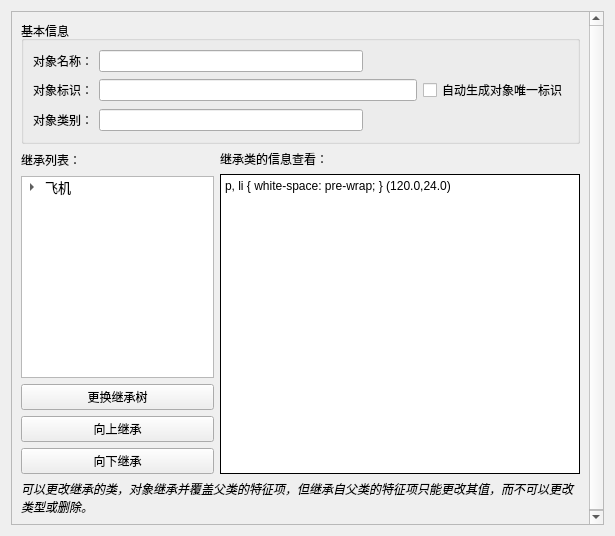
<?xml version="1.0" encoding="UTF-8"?>
<ui version="4.0">
 <class>ObjectBasicInfoWidget</class>
 <widget class="QWidget" name="ObjectBasicInfoWidget">
  <property name="geometry">
   <rect>
    <x>0</x>
    <y>0</y>
    <width>615</width>
    <height>536</height>
   </rect>
  </property>
  <property name="windowTitle">
   <string>对象基本信息</string>
  </property>
  <layout class="QGridLayout" name="gridLayout_3">
   <item row="0" column="0">
    <widget class="QScrollArea" name="scrollArea">
     <property name="frameShape">
      <enum>QFrame::StyledPanel</enum>
     </property>
     <property name="widgetResizable">
      <bool>true</bool>
     </property>
     <widget class="QWidget" name="scrollAreaWidgetContents">
      <property name="geometry">
       <rect>
        <x>0</x>
        <y>0</y>
        <width>570</width>
        <height>527</height>
       </rect>
      </property>
      <layout class="QGridLayout" name="gridLayout_2">
       <item row="0" column="0">
        <layout class="QVBoxLayout" name="verticalLayout_4">
         <item>
          <widget class="QGroupBox" name="groupBox">
           <property name="title">
            <string>基本信息</string>
           </property>
           <layout class="QGridLayout" name="gridLayout">
            <item row="0" column="0">
             <layout class="QVBoxLayout" name="verticalLayout_3">
              <item>
               <layout class="QHBoxLayout" name="horizontalLayout">
                <item>
                 <widget class="QLabel" name="label">
                  <property name="text">
                   <string>对象名称：</string>
                  </property>
                 </widget>
                </item>
                <item>
                 <widget class="QLineEdit" name="lineEdit_name">
                  <property name="minimumSize">
                   <size>
                    <width>264</width>
                    <height>0</height>
                   </size>
                  </property>
                 </widget>
                </item>
                <item>
                 <spacer name="horizontalSpacer">
                  <property name="orientation">
                   <enum>Qt::Horizontal</enum>
                  </property>
                  <property name="sizeHint" stdset="0">
                   <size>
                    <width>218</width>
                    <height>20</height>
                   </size>
                  </property>
                 </spacer>
                </item>
               </layout>
              </item>
              <item>
               <layout class="QHBoxLayout" name="horizontalLayout_2">
                <item>
                 <widget class="QLabel" name="label_2">
                  <property name="text">
                   <string>对象标识：</string>
                  </property>
                 </widget>
                </item>
                <item>
                 <widget class="QLineEdit" name="lineEdit_oid">
                  <property name="minimumSize">
                   <size>
                    <width>200</width>
                    <height>0</height>
                   </size>
                  </property>
                 </widget>
                </item>
                <item>
                 <widget class="QCheckBox" name="checkBox">
                  <property name="text">
                   <string>自动生成对象唯一标识</string>
                  </property>
                 </widget>
                </item>
               </layout>
              </item>
              <item>
               <layout class="QHBoxLayout" name="horizontalLayout_6">
                <item>
                 <widget class="QLabel" name="label_6">
                  <property name="text">
                   <string>对象类别：</string>
                  </property>
                 </widget>
                </item>
                <item>
                 <widget class="QLineEdit" name="lineEdit_type">
                  <property name="minimumSize">
                   <size>
                    <width>264</width>
                    <height>0</height>
                   </size>
                  </property>
                 </widget>
                </item>
                <item>
                 <widget class="QToolButton" name="toolButton">
                  <property name="minimumSize">
                   <size>
                    <width>24</width>
                    <height>24</height>
                   </size>
                  </property>
                  <property name="maximumSize">
                   <size>
                    <width>24</width>
                    <height>24</height>
                   </size>
                  </property>
                  <property name="text">
                   <string/>
                  </property>
                  <property name="icon">
                   <iconset resource="../ModelingTool.qrc">
                    <normaloff>:/ModelingTool/Images/type.png</normaloff>:/ModelingTool/Images/type.png</iconset>
                  </property>
                  <property name="iconSize">
                   <size>
                    <width>20</width>
                    <height>20</height>
                   </size>
                  </property>
                  <property name="autoRaise">
                   <bool>true</bool>
                  </property>
                 </widget>
                </item>
                <item>
                 <spacer name="horizontalSpacer_4">
                  <property name="orientation">
                   <enum>Qt::Horizontal</enum>
                  </property>
                  <property name="sizeHint" stdset="0">
                   <size>
                    <width>88</width>
                    <height>17</height>
                   </size>
                  </property>
                 </spacer>
                </item>
               </layout>
              </item>
             </layout>
            </item>
           </layout>
          </widget>
         </item>
         <item>
          <layout class="QHBoxLayout" name="horizontalLayout_3">
           <item>
            <layout class="QVBoxLayout" name="verticalLayout">
             <item>
              <layout class="QHBoxLayout" name="horizontalLayout_4">
               <item>
                <widget class="QLabel" name="label_3">
                 <property name="text">
                  <string>继承列表：</string>
                 </property>
                </widget>
               </item>
               <item>
                <spacer name="horizontalSpacer_2">
                 <property name="orientation">
                  <enum>Qt::Horizontal</enum>
                 </property>
                 <property name="sizeHint" stdset="0">
                  <size>
                   <width>40</width>
                   <height>20</height>
                  </size>
                 </property>
                </spacer>
               </item>
              </layout>
             </item>
             <item>
              <widget class="QTreeWidget" name="treeWidget_inherit">
               <property name="minimumSize">
                <size>
                 <width>160</width>
                 <height>0</height>
                </size>
               </property>
               <property name="maximumSize">
                <size>
                 <width>300</width>
                 <height>16777215</height>
                </size>
               </property>
               <property name="iconSize">
                <size>
                 <width>30</width>
                 <height>30</height>
                </size>
               </property>
               <property name="allColumnsShowFocus">
                <bool>false</bool>
               </property>
               <property name="headerHidden">
                <bool>true</bool>
               </property>
               <column>
                <property name="text">
                 <string notr="true">1</string>
                </property>
               </column>
               <item>
                <property name="text">
                 <string>飞机</string>
                </property>
                <property name="font">
                 <font>
                  <pointsize>10</pointsize>
                 </font>
                </property>
                <property name="icon">
                 <iconset resource="../ModelingTool.qrc">
                  <normaloff>:/ModelingTool/Images/class.png</normaloff>:/ModelingTool/Images/class.png</iconset>
                </property>
                <item>
                 <property name="text">
                  <string>直95</string>
                 </property>
                 <property name="font">
                  <font>
                   <pointsize>10</pointsize>
                  </font>
                 </property>
                 <property name="icon">
                  <iconset resource="../ModelingTool.qrc">
                   <normaloff>:/ModelingTool/Images/selectedObjectClass.png</normaloff>:/ModelingTool/Images/selectedObjectClass.png</iconset>
                 </property>
                </item>
               </item>
              </widget>
             </item>
             <item>
              <widget class="QPushButton" name="pushButton_changeInherit">
               <property name="text">
                <string>更换继承树</string>
               </property>
              </widget>
             </item>
             <item>
              <widget class="QPushButton" name="pushButton_upInherit">
               <property name="text">
                <string>向上继承</string>
               </property>
              </widget>
             </item>
             <item>
              <widget class="QPushButton" name="pushButton_downInherit">
               <property name="text">
                <string>向下继承</string>
               </property>
              </widget>
             </item>
            </layout>
           </item>
           <item>
            <layout class="QVBoxLayout" name="verticalLayout_2">
             <item>
              <layout class="QHBoxLayout" name="horizontalLayout_5">
               <item>
                <widget class="QLabel" name="label_4">
                 <property name="text">
                  <string>继承类的信息查看：</string>
                 </property>
                </widget>
               </item>
               <item>
                <spacer name="horizontalSpacer_3">
                 <property name="orientation">
                  <enum>Qt::Horizontal</enum>
                 </property>
                 <property name="sizeHint" stdset="0">
                  <size>
                   <width>37</width>
                   <height>17</height>
                  </size>
                 </property>
                </spacer>
               </item>
              </layout>
             </item>
             <item>
              <widget class="QTextEdit" name="textEdit">
               <property name="minimumSize">
                <size>
                 <width>360</width>
                 <height>300</height>
                </size>
               </property>
               <property name="frameShape">
                <enum>QFrame::Box</enum>
               </property>
               <property name="frameShadow">
                <enum>QFrame::Plain</enum>
               </property>
               <property name="html">
                <string>&lt;!DOCTYPE HTML PUBLIC &quot;-//W3C//DTD HTML 4.0//EN&quot; &quot;http://www.w3.org/TR/REC-html40/strict.dtd&quot;&gt;
&lt;html&gt;&lt;head&gt;&lt;meta name=&quot;qrichtext&quot; content=&quot;1&quot; /&gt;&lt;style type=&quot;text/css&quot;&gt;
p, li { white-space: pre-wrap; }
&lt;/style&gt;&lt;/head&gt;&lt;body style=&quot; font-family:'SimSun'; font-size:9pt; font-weight:400; font-style:normal;&quot;&gt;
&lt;p style=&quot; margin-top:0px; margin-bottom:0px; margin-left:0px; margin-right:0px; -qt-block-indent:0; text-indent:0px;&quot;&gt;&amp;lt;?xml version=&amp;quot;1.0&amp;quot; encoding=&amp;quot;GB2312&amp;quot; standalone=&amp;quot;yes&amp;quot; ?&amp;gt;&lt;/p&gt;
&lt;p style=&quot; margin-top:0px; margin-bottom:0px; margin-left:0px; margin-right:0px; -qt-block-indent:0; text-indent:0px;&quot;&gt;&amp;lt;!--对象描述文件，格式见【对象格式说明.xml】--&amp;gt;&lt;/p&gt;
&lt;p style=&quot; margin-top:0px; margin-bottom:0px; margin-left:0px; margin-right:0px; -qt-block-indent:0; text-indent:0px;&quot;&gt;&amp;lt;Root Desc=&amp;quot;对象描述文件&amp;quot; Version=&amp;quot;1.0&amp;quot; Author=&amp;quot;wuyuguo&amp;quot; Date=&amp;quot;2017-10-10&amp;quot; Path=&amp;quot;F:/VBF_DATA&amp;quot;&amp;gt;&lt;/p&gt;
&lt;p style=&quot; margin-top:0px; margin-bottom:0px; margin-left:0px; margin-right:0px; -qt-block-indent:0; text-indent:0px;&quot;&gt;	&amp;lt;DocRef URL=&amp;quot;./Airplane.stc&amp;quot;/&amp;gt;&lt;/p&gt;
&lt;p style=&quot; margin-top:0px; margin-bottom:0px; margin-left:0px; margin-right:0px; -qt-block-indent:0; text-indent:0px;&quot;&gt;    &lt;/p&gt;
&lt;p style=&quot; margin-top:0px; margin-bottom:0px; margin-left:0px; margin-right:0px; -qt-block-indent:0; text-indent:0px;&quot;&gt;	&amp;lt;ObjectTemplate TemplateID=&amp;quot;PALNE00000&amp;quot; ID=&amp;quot;Z9500000&amp;quot; Name=&amp;quot;直九五&amp;quot; Type=&amp;quot;70000001&amp;quot; SRSID=&amp;quot;epsg:4610&amp;quot; TRSID=&amp;quot;UTC&amp;quot; TimeFormat=&amp;quot;yyyy-mm-dd:hh-mm-ss.xxx&amp;quot; BeginTime=&amp;quot;2017-10-10:10-00-00.000&amp;quot; EndTime=&amp;quot;2017-10-10:00-12-00.000&amp;quot;&amp;gt;&lt;/p&gt;
&lt;p style=&quot; margin-top:0px; margin-bottom:0px; margin-left:0px; margin-right:0px; -qt-block-indent:0; text-indent:0px;&quot;&gt;        &amp;lt;Parameters&amp;gt;&lt;/p&gt;
&lt;p style=&quot; margin-top:0px; margin-bottom:0px; margin-left:0px; margin-right:0px; -qt-block-indent:0; text-indent:0px;&quot;&gt;            &amp;lt;Parameter Name=&amp;quot;测试参数&amp;quot; ValueType=&amp;quot;string&amp;quot; Value=&amp;quot;UnKnown&amp;quot; /&amp;gt;&lt;/p&gt;
&lt;p style=&quot; margin-top:0px; margin-bottom:0px; margin-left:0px; margin-right:0px; -qt-block-indent:0; text-indent:0px;&quot;&gt;        &amp;lt;/Parameters&amp;gt;&lt;/p&gt;
&lt;p style=&quot; margin-top:0px; margin-bottom:0px; margin-left:0px; margin-right:0px; -qt-block-indent:0; text-indent:0px;&quot;&gt;        &amp;lt;Attrs&amp;gt;&lt;/p&gt;
&lt;p style=&quot; margin-top:0px; margin-bottom:0px; margin-left:0px; margin-right:0px; -qt-block-indent:0; text-indent:0px;&quot;&gt;            &amp;lt;Attr Name=&amp;quot;最大飞行高度&amp;quot; Type=&amp;quot;static&amp;quot; ValueType=&amp;quot;int&amp;quot; Value=&amp;quot;8000&amp;quot; /&amp;gt;&lt;/p&gt;
&lt;p style=&quot; margin-top:0px; margin-bottom:0px; margin-left:0px; margin-right:0px; -qt-block-indent:0; text-indent:0px;&quot;&gt;        &amp;lt;/Attrs&amp;gt;&lt;/p&gt;
&lt;p style=&quot; margin-top:0px; margin-bottom:0px; margin-left:0px; margin-right:0px; -qt-block-indent:0; text-indent:0px;&quot;&gt;        &amp;lt;Position Type=&amp;quot;static&amp;quot; Shape=&amp;quot;Point&amp;quot; Format=&amp;quot;BL&amp;quot; SRSID=&amp;quot;epsg:4610&amp;quot; TRSID=&amp;quot;UTC&amp;quot; TimeFormat=&amp;quot;yyyy-mm-dd:hh-mm-ss.xxx&amp;quot;&amp;gt;&lt;/p&gt;
&lt;p style=&quot; margin-top:0px; margin-bottom:0px; margin-left:0px; margin-right:0px; -qt-block-indent:0; text-indent:0px;&quot;&gt;			&amp;lt;Point&amp;gt;(120.0,24.0)&amp;lt;/Point&amp;gt;&lt;/p&gt;
&lt;p style=&quot; margin-top:0px; margin-bottom:0px; margin-left:0px; margin-right:0px; -qt-block-indent:0; text-indent:0px;&quot;&gt;		&amp;lt;/Position&amp;gt;&lt;/p&gt;
&lt;p style=&quot; margin-top:0px; margin-bottom:0px; margin-left:0px; margin-right:0px; -qt-block-indent:0; text-indent:0px;&quot;&gt;        &amp;lt;Forms&amp;gt;&lt;/p&gt;
&lt;p style=&quot; margin-top:0px; margin-bottom:0px; margin-left:0px; margin-right:0px; -qt-block-indent:0; text-indent:0px;&quot;&gt;            &amp;lt;Form Name=&amp;quot;Default&amp;quot; Time=&amp;quot;2017-10-10&amp;quot; State=&amp;quot;Normal&amp;quot; Scale=&amp;quot;10000&amp;quot; LocationDependence=&amp;quot;false&amp;quot;&amp;gt;&lt;/p&gt;
&lt;p style=&quot; margin-top:0px; margin-bottom:0px; margin-left:0px; margin-right:0px; -qt-block-indent:0; text-indent:0px;&quot;&gt;                &amp;lt;Part Name=&amp;quot;机身&amp;quot; Type=&amp;quot;3DModel&amp;quot; DataFormat=&amp;quot;VMESH&amp;quot; URL=&amp;quot;Model/Zhi9Wu/JiTi.VMESH&amp;quot; /&amp;gt;&lt;/p&gt;
&lt;p style=&quot; margin-top:0px; margin-bottom:0px; margin-left:0px; margin-right:0px; -qt-block-indent:0; text-indent:0px;&quot;&gt;                &amp;lt;Part Name=&amp;quot;QianLuoXuanJiang&amp;quot; Type=&amp;quot;3DModel&amp;quot; DataFormat=&amp;quot;VMESH&amp;quot; URL=&amp;quot;Model/Zhi9Wu/DaLuoXuanJiang.VMESH&amp;quot; Translation=&amp;quot;(-2.225, 0.0, 1.15)&amp;quot; /&amp;gt;&lt;/p&gt;
&lt;p style=&quot; margin-top:0px; margin-bottom:0px; margin-left:0px; margin-right:0px; -qt-block-indent:0; text-indent:0px;&quot;&gt;                &amp;lt;Part Name=&amp;quot;HouLuoXuanJiang&amp;quot; Type=&amp;quot;3DModel&amp;quot; DataFormat=&amp;quot;VMESH&amp;quot; URL=&amp;quot;Model/Zhi9Wu/XiaoLuoXuanJiang.VMESH&amp;quot; Translation=&amp;quot;(5.58, -0.023, -0.603)&amp;quot; /&amp;gt;&lt;/p&gt;
&lt;p style=&quot; margin-top:0px; margin-bottom:0px; margin-left:0px; margin-right:0px; -qt-block-indent:0; text-indent:0px;&quot;&gt;            &amp;lt;/Form&amp;gt;&lt;/p&gt;
&lt;p style=&quot; margin-top:0px; margin-bottom:0px; margin-left:0px; margin-right:0px; -qt-block-indent:0; text-indent:0px;&quot;&gt;            &amp;lt;Form Name=&amp;quot;2D&amp;quot; Time=&amp;quot;2017-10-10&amp;quot; State=&amp;quot;Normal&amp;quot; Scale=&amp;quot;10000&amp;quot; LocationDependence=&amp;quot;true&amp;quot;&amp;gt;&lt;/p&gt;
&lt;p style=&quot; margin-top:0px; margin-bottom:0px; margin-left:0px; margin-right:0px; -qt-block-indent:0; text-indent:0px;&quot;&gt;                &amp;lt;Part Name=&amp;quot;All&amp;quot; Type=&amp;quot;Image&amp;quot; DataFormat=&amp;quot;svg&amp;quot; URL=&amp;quot;&amp;quot; /&amp;gt;&lt;/p&gt;
&lt;p style=&quot; margin-top:0px; margin-bottom:0px; margin-left:0px; margin-right:0px; -qt-block-indent:0; text-indent:0px;&quot;&gt;            &amp;lt;/Form&amp;gt;&lt;/p&gt;
&lt;p style=&quot; margin-top:0px; margin-bottom:0px; margin-left:0px; margin-right:0px; -qt-block-indent:0; text-indent:0px;&quot;&gt;        &amp;lt;/Forms&amp;gt;&lt;/p&gt;
&lt;p style=&quot; margin-top:0px; margin-bottom:0px; margin-left:0px; margin-right:0px; -qt-block-indent:0; text-indent:0px;&quot;&gt;        &amp;lt;Parts&amp;gt;&lt;/p&gt;
&lt;p style=&quot; margin-top:0px; margin-bottom:0px; margin-left:0px; margin-right:0px; -qt-block-indent:0; text-indent:0px;&quot;&gt;            &amp;lt;Part Name=&amp;quot;机身&amp;quot; ID=&amp;quot;ID&amp;quot; RefObjectID=&amp;quot;RefObjectID&amp;quot; /&amp;gt;&lt;/p&gt;
&lt;p style=&quot; margin-top:0px; margin-bottom:0px; margin-left:0px; margin-right:0px; -qt-block-indent:0; text-indent:0px;&quot;&gt;            &amp;lt;Part Name=&amp;quot;前螺旋桨&amp;quot; ID=&amp;quot;ID&amp;quot; RefObjectID=&amp;quot;RefObjectID&amp;quot; Translation=&amp;quot;(-2.225, 0.0, 1.15)&amp;quot; /&amp;gt;&lt;/p&gt;
&lt;p style=&quot; margin-top:0px; margin-bottom:0px; margin-left:0px; margin-right:0px; -qt-block-indent:0; text-indent:0px;&quot;&gt;            &amp;lt;Part Name=&amp;quot;后螺旋桨&amp;quot; ID=&amp;quot;ID&amp;quot; RefObjectID=&amp;quot;RefObjectID&amp;quot; Translation=&amp;quot;(5.58, -0.023, -0.603)&amp;quot; /&amp;gt;&lt;/p&gt;
&lt;p style=&quot; margin-top:0px; margin-bottom:0px; margin-left:0px; margin-right:0px; -qt-block-indent:0; text-indent:0px;&quot;&gt;        &amp;lt;/Parts&amp;gt;&lt;/p&gt;
&lt;p style=&quot; margin-top:0px; margin-bottom:0px; margin-left:0px; margin-right:0px; -qt-block-indent:0; text-indent:0px;&quot;&gt;        &amp;lt;Actions&amp;gt;&lt;/p&gt;
&lt;p style=&quot; margin-top:0px; margin-bottom:0px; margin-left:0px; margin-right:0px; -qt-block-indent:0; text-indent:0px;&quot;&gt;            &amp;lt;Action Name=&amp;quot;前螺旋桨转动&amp;quot; ObjectID=&amp;quot;QianLuoXuanJiang&amp;quot; Type=&amp;quot;RotateAxis&amp;quot; Trigger=&amp;quot;COMMAND&amp;quot;&amp;gt;&lt;/p&gt;
&lt;p style=&quot; margin-top:0px; margin-bottom:0px; margin-left:0px; margin-right:0px; -qt-block-indent:0; text-indent:0px;&quot;&gt;                &amp;lt;Parameters&amp;gt;&lt;/p&gt;
&lt;p style=&quot; margin-top:0px; margin-bottom:0px; margin-left:0px; margin-right:0px; -qt-block-indent:0; text-indent:0px;&quot;&gt;                    &amp;lt;Parameter Name=&amp;quot;Direction&amp;quot; ValueType=&amp;quot;string&amp;quot; Value=&amp;quot;CCW&amp;quot; /&amp;gt;&lt;/p&gt;
&lt;p style=&quot; margin-top:0px; margin-bottom:0px; margin-left:0px; margin-right:0px; -qt-block-indent:0; text-indent:0px;&quot;&gt;					&amp;lt;Parameter Name=&amp;quot;Axis&amp;quot; ValueType=&amp;quot;string&amp;quot; Value=&amp;quot;(0, 0, -1)&amp;quot; /&amp;gt;&lt;/p&gt;
&lt;p style=&quot; margin-top:0px; margin-bottom:0px; margin-left:0px; margin-right:0px; -qt-block-indent:0; text-indent:0px;&quot;&gt;                    &amp;lt;Parameter Name=&amp;quot;Speed&amp;quot; ValueType=&amp;quot;int&amp;quot; Value=&amp;quot;720&amp;quot; /&amp;gt;&lt;/p&gt;
&lt;p style=&quot; margin-top:0px; margin-bottom:0px; margin-left:0px; margin-right:0px; -qt-block-indent:0; text-indent:0px;&quot;&gt;                &amp;lt;/Parameters&amp;gt;&lt;/p&gt;
&lt;p style=&quot; margin-top:0px; margin-bottom:0px; margin-left:0px; margin-right:0px; -qt-block-indent:0; text-indent:0px;&quot;&gt;            &amp;lt;/Action&amp;gt;&lt;/p&gt;
&lt;p style=&quot; margin-top:0px; margin-bottom:0px; margin-left:0px; margin-right:0px; -qt-block-indent:0; text-indent:0px;&quot;&gt;            &amp;lt;Action Name=&amp;quot;后螺旋桨转动&amp;quot; ObjectID=&amp;quot;HouLuoXuanJiang&amp;quot; Type=&amp;quot;RotateAxis&amp;quot; Trigger=&amp;quot;COMMAND&amp;quot;&amp;gt;&lt;/p&gt;
&lt;p style=&quot; margin-top:0px; margin-bottom:0px; margin-left:0px; margin-right:0px; -qt-block-indent:0; text-indent:0px;&quot;&gt;                &amp;lt;Parameters&amp;gt;&lt;/p&gt;
&lt;p style=&quot; margin-top:0px; margin-bottom:0px; margin-left:0px; margin-right:0px; -qt-block-indent:0; text-indent:0px;&quot;&gt;                    &amp;lt;Parameter Name=&amp;quot;Direction&amp;quot; ValueType=&amp;quot;string&amp;quot; Value=&amp;quot;CCW&amp;quot; /&amp;gt;&lt;/p&gt;
&lt;p style=&quot; margin-top:0px; margin-bottom:0px; margin-left:0px; margin-right:0px; -qt-block-indent:0; text-indent:0px;&quot;&gt;					&amp;lt;Parameter Name=&amp;quot;Axis&amp;quot; ValueType=&amp;quot;string&amp;quot; Value=&amp;quot;(0, 1, 0)&amp;quot; /&amp;gt;&lt;/p&gt;
&lt;p style=&quot; margin-top:0px; margin-bottom:0px; margin-left:0px; margin-right:0px; -qt-block-indent:0; text-indent:0px;&quot;&gt;                    &amp;lt;Parameter Name=&amp;quot;Speed&amp;quot; ValueType=&amp;quot;int&amp;quot; Value=&amp;quot;540&amp;quot; /&amp;gt;&lt;/p&gt;
&lt;p style=&quot; margin-top:0px; margin-bottom:0px; margin-left:0px; margin-right:0px; -qt-block-indent:0; text-indent:0px;&quot;&gt;                &amp;lt;/Parameters&amp;gt;&lt;/p&gt;
&lt;p style=&quot; margin-top:0px; margin-bottom:0px; margin-left:0px; margin-right:0px; -qt-block-indent:0; text-indent:0px;&quot;&gt;            &amp;lt;/Action&amp;gt;&lt;/p&gt;
&lt;p style=&quot; margin-top:0px; margin-bottom:0px; margin-left:0px; margin-right:0px; -qt-block-indent:0; text-indent:0px;&quot;&gt;        &amp;lt;/Actions&amp;gt;&lt;/p&gt;
&lt;p style=&quot; margin-top:0px; margin-bottom:0px; margin-left:0px; margin-right:0px; -qt-block-indent:0; text-indent:0px;&quot;&gt;    &amp;lt;/ObjectTemplate&amp;gt;&lt;/p&gt;
&lt;p style=&quot;-qt-paragraph-type:empty; margin-top:0px; margin-bottom:0px; margin-left:0px; margin-right:0px; -qt-block-indent:0; text-indent:0px;&quot;&gt;&lt;br /&gt;&lt;/p&gt;
&lt;p style=&quot; margin-top:0px; margin-bottom:0px; margin-left:0px; margin-right:0px; -qt-block-indent:0; text-indent:0px;&quot;&gt;&amp;lt;/Root&amp;gt;&lt;/p&gt;
&lt;p style=&quot;-qt-paragraph-type:empty; margin-top:0px; margin-bottom:0px; margin-left:0px; margin-right:0px; -qt-block-indent:0; text-indent:0px;&quot;&gt;&lt;br /&gt;&lt;/p&gt;&lt;/body&gt;&lt;/html&gt;</string>
               </property>
              </widget>
             </item>
            </layout>
           </item>
          </layout>
         </item>
         <item>
          <widget class="QLabel" name="label_5">
           <property name="font">
            <font>
             <italic>true</italic>
            </font>
           </property>
           <property name="lineWidth">
            <number>1</number>
           </property>
           <property name="text">
            <string>可以更改继承的类，对象继承并覆盖父类的特征项，但继承自父类的特征项只能更改其值，而不可以更改类型或删除。</string>
           </property>
           <property name="wordWrap">
            <bool>true</bool>
           </property>
          </widget>
         </item>
        </layout>
       </item>
      </layout>
     </widget>
    </widget>
   </item>
  </layout>
 </widget>
 <resources>
  <include location="../ModelingTool.qrc"/>
 </resources>
 <connections/>
</ui>
